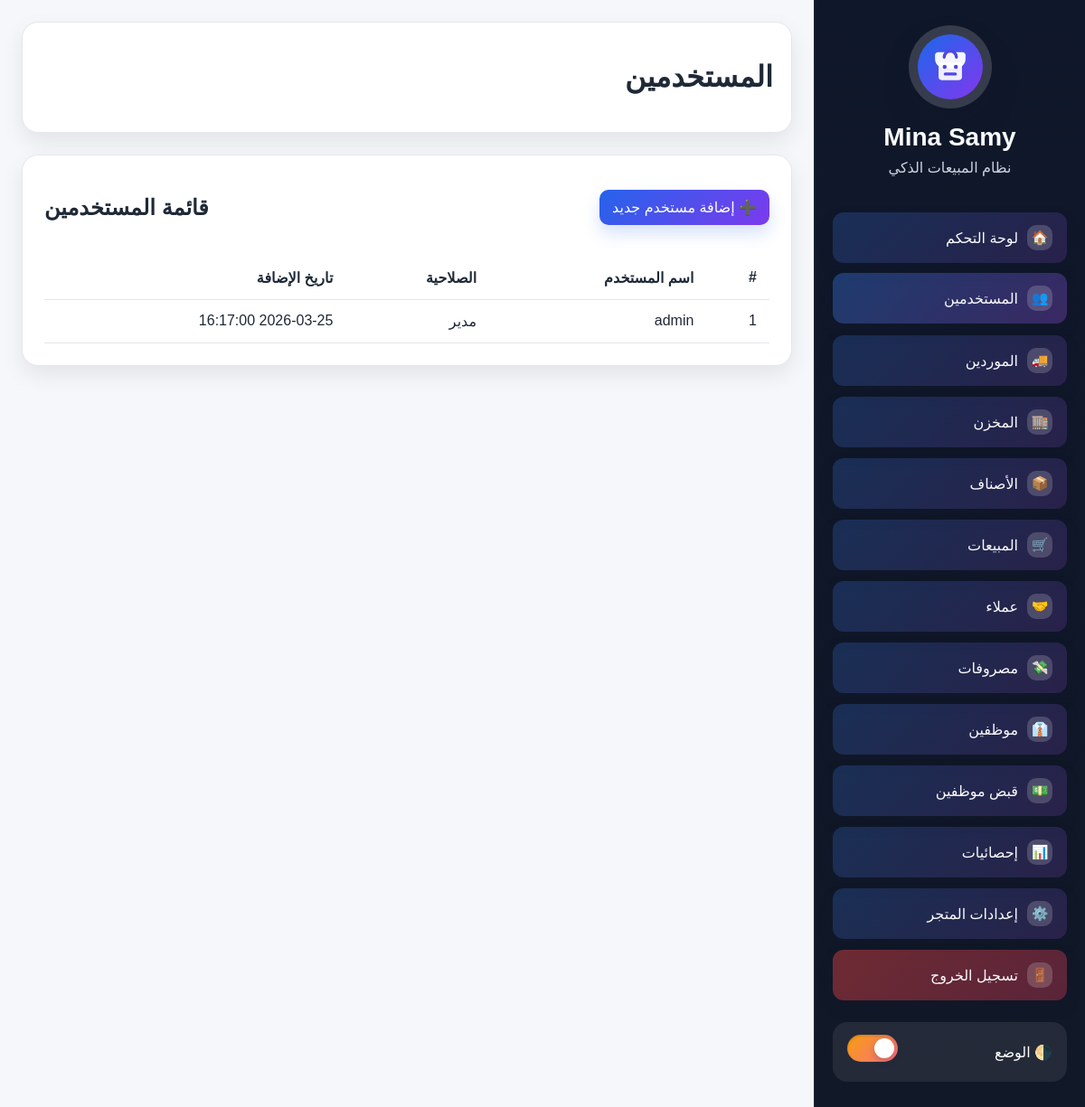
/users.php (signed in), run on the app's committed database.
### tables this page shows
CREATE TABLE `users` (
  `id` int(11) NOT NULL,
  `username` varchar(100) NOT NULL,
  `password` varchar(255) NOT NULL,
  `role` enum('مدير','مشرف') NOT NULL,
  `created_at` timestamp NULL DEFAULT current_timestamp()
);

### config/db.php (called while the page is built, shortened)
<?php
$defaultStore = [
    'name' => 'Mina Samy',
    'subtitle' => 'نظام المبيعات الذكي',
    'logo' => 'assets/images/store-logo.svg',
];
$store = $defaultStore;
$storeLogo = is_string($store['logo'] ?? null) ? str_replace('\\', '/', $store['logo']) : '';
$logoParts = array_values(array_filter(explode('/', $storeLogo), 'strlen'));
$storeLogo = implode('/', $logoParts);
$store['logo'] = $storeLogo;
?>

### users.php (the view, shortened to what this page needs)
<?php
require_once __DIR__ . '/config/db.php';
require_once __DIR__ . '/includes/functions.php';
$stmt = $pdo->query("SELECT id, username, role, created_at FROM users ORDER BY id DESC");
$users = $stmt->fetchAll(PDO::FETCH_ASSOC);
?>
<!DOCTYPE html>
<html lang="ar" dir="rtl">
<head>
    <link rel="stylesheet" href="assets/css/style.css">
</head>
<body>
<div class="app-layout">
    <aside class="sidebar">
        <div class="brand-block">
            <img src="<?php echo e($store['logo']); ?>" alt="شعار <?php echo e($store['name']); ?>" class="store-logo">
            <div>
                <h2 class="brand"><?php echo e($store['name']); ?></h2>
                <p class="brand-subtitle"><?php echo e($store['subtitle']); ?></p>
            </div>
        </div>
        <nav class="sidebar-nav">
            <a href="dashboard.php"><span class="nav-icon">🏠</span><span class="nav-label">لوحة التحكم</span></a>
            <a href="users.php" class="active"><span class="nav-icon">👥</span><span class="nav-label">المستخدمين</span></a>
            <?php echo renderSidebarSections(); ?>
            <?php if (($_SESSION['role'] ?? '') === 'مدير'): ?>
                <a href="settings.php"><span class="nav-icon">⚙️</span><span class="nav-label">إعدادات المتجر</span></a>
            <?php endif; ?>
            <a href="logout.php" class="logout-btn"><span class="nav-icon">🚪</span><span class="nav-label">تسجيل الخروج</span></a>
        </nav>
        <div class="theme-toggle-box">
            <span>🌗 الوضع</span>
            <label class="switch">
                <span class="slider"></span>
            </label>
        </div>
    </aside>
    <main class="main-content">
        <header class="topbar">
            <h1>المستخدمين</h1>
        </header>
        <div class="table-card">
             <div class="page-header">
                 <h2>قائمة المستخدمين</h2>
                 <a class="inline-link" href="add_user.php">➕ إضافة مستخدم جديد</a>
             </div>
            <table>
                <thead>
                    <tr>
                        <th>#</th>
                        <th>اسم المستخدم</th>
                        <th>الصلاحية</th>
                        <th>تاريخ الإضافة</th>
                    </tr>
                </thead>
                <tbody>
                    <?php foreach ($users as $user): ?>
                        <tr>
                            <td><?php echo (int)$user['id']; ?></td>
                            <td><?php echo e($user['username']); ?></td>
                            <td><?php echo e($user['role']); ?></td>
                            <td><?php echo e($user['created_at']); ?></td>
                        </tr>
                    <?php endforeach; ?>
                </tbody>
            </table>
        </div>
    </main>
</div>
</body>
</html>

### includes/functions.php (shortened to what this page needs)
<?php
function e($value)
{
    return htmlspecialchars($value ?? '', ENT_QUOTES, 'UTF-8');
}
function getSidebarSections()
{
    return [
        ['icon' => '🚚', 'label' => 'الموردين', 'aria_label' => 'قسم الموردين', 'href' => 'suppliers.php'],
        ['icon' => '🏬', 'label' => 'المخزن', 'aria_label' => 'قسم المخزن'],
        ['icon' => '📦', 'label' => 'الأصناف', 'aria_label' => 'قسم الأصناف'],
        ['icon' => '🛒', 'label' => 'المبيعات', 'aria_label' => 'قسم المبيعات'],
        ['icon' => '🤝', 'label' => 'عملاء', 'aria_label' => 'قسم العملاء'],
        ['icon' => '💸', 'label' => 'مصروفات', 'aria_label' => 'قسم المصروفات'],
        ['icon' => '👔', 'label' => 'موظفين', 'aria_label' => 'قسم الموظفين'],
        ['icon' => '💵', 'label' => 'قبض موظفين', 'aria_label' => 'قسم قبض الموظفين'],
        ['icon' => '📊', 'label' => 'إحصائيات', 'aria_label' => 'قسم الإحصائيات'],
    ];
}
function renderSidebarSections($activeLabel = '')
{
    $html = '';
    foreach (getSidebarSections() as $section) {
        $icon = e($section['icon'] ?? '');
        $label = e($section['label'] ?? '');
        $ariaLabel = e($section['aria_label'] ?? '');
        $href = trim((string) ($section['href'] ?? ''));
        $isActive = $activeLabel !== '' && ($section['label'] ?? '') === $activeLabel;
        if ($href !== '') {
            $html .= '<a href="' . e($href) . '"' . ($isActive ? ' class="active"' : '') . '>';
            $html .= '<span class="nav-icon" aria-hidden="true">' . $icon . '</span>';
            $html .= '<span class="nav-label">' . $label . '</span>';
            $html .= '</a>';
            continue;
        }
        $html .= '<button type="button" aria-label="' . $ariaLabel . '" disabled>';
        $html .= '<span class="nav-icon" aria-hidden="true">' . $icon . '</span>';
        $html .= '<span class="nav-label">' . $label . '</span>';
        $html .= '</button>';
    }
    return $html;
}
?>

### data on the page
users: id "1", username "admin", role "مدير", created_at "2026-03-25 16:17:00"

### other printed values
$store['name'] "Mina Samy"
$store['subtitle'] "نظام المبيعات الذكي"
$icon "🚚"
$label "الموردين"
$icon "🏬"
$label "المخزن"
$icon "📦"
$label "الأصناف"
$icon "🛒"
$label "المبيعات"
$icon "🤝"
$label "عملاء"
$icon "💸"
$label "مصروفات"
$icon "👔"
